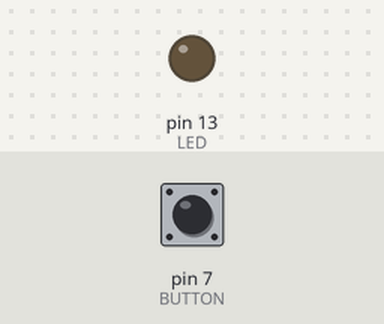
The sketch below on a simulated Arduino Uno, built with avr-gcc and run on an emulated ATmega328P. Parts: output pins drawn as LEDs (lit = HIGH). The inputs (shaded band) are chosen by the test bench; at power-on: pin 7 (BUTTON) LOW.

Above: at 1.2 s.
1.3 s: pin 7 (BUTTON) pulled HIGH for 0.15 s
At 1.37 s:
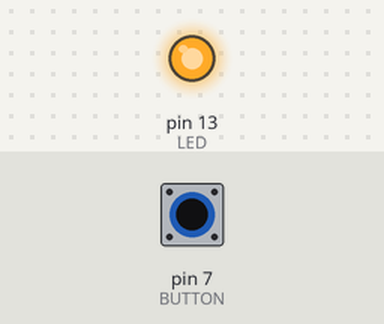
2.9 s: pin 7 (BUTTON) pulled HIGH for 3.2 s
At 6.4 s:
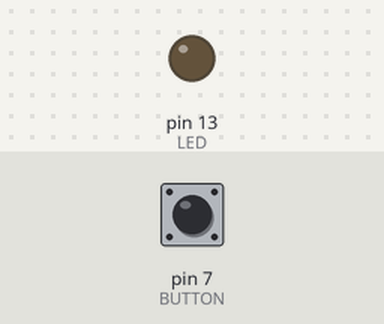
Timing chart, 0 to 7.9 s (numbered marks = the images above; inputs shaded):
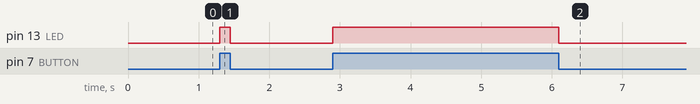

The sketch:

Push_button_control.ino
```cpp
/* The right Push button control code is when an Arduino board reads the state of the button and lights up the LED accordingly. When the button is pressed the pin 7 of the Arduino receives
   current. This notifies the Arduino that the button is ON/HIGH. Hence a voltage of 5 Volts is applied on the LED via pin 13. This is unlike the PBC_easy code where the arduino doesnt
   know if the button is ON. When th Button is OFF/LOW then the Arduino doesnt apply any voltage on pin13.*/


const int LED = 13;
const int BUTTON = 7;
int  value = 0;

void setup()
{
  pinMode(LED, OUTPUT);
  pinMode(BUTTON, INPUT);
}

void loop()
{
  value = digitalRead(BUTTON);

  if(value == HIGH)
    {
      digitalWrite(LED, HIGH);
    }
  else
    {
      digitalWrite(LED, LOW);
    }
}
```

Measured:
- after the input at 1.3 s, pin 13 (LED): LOW → HIGH at once, → LOW 0.15 s later
- after the input at 2.9 s, pin 13 (LED): LOW → HIGH at once, → LOW 3.2 s later
